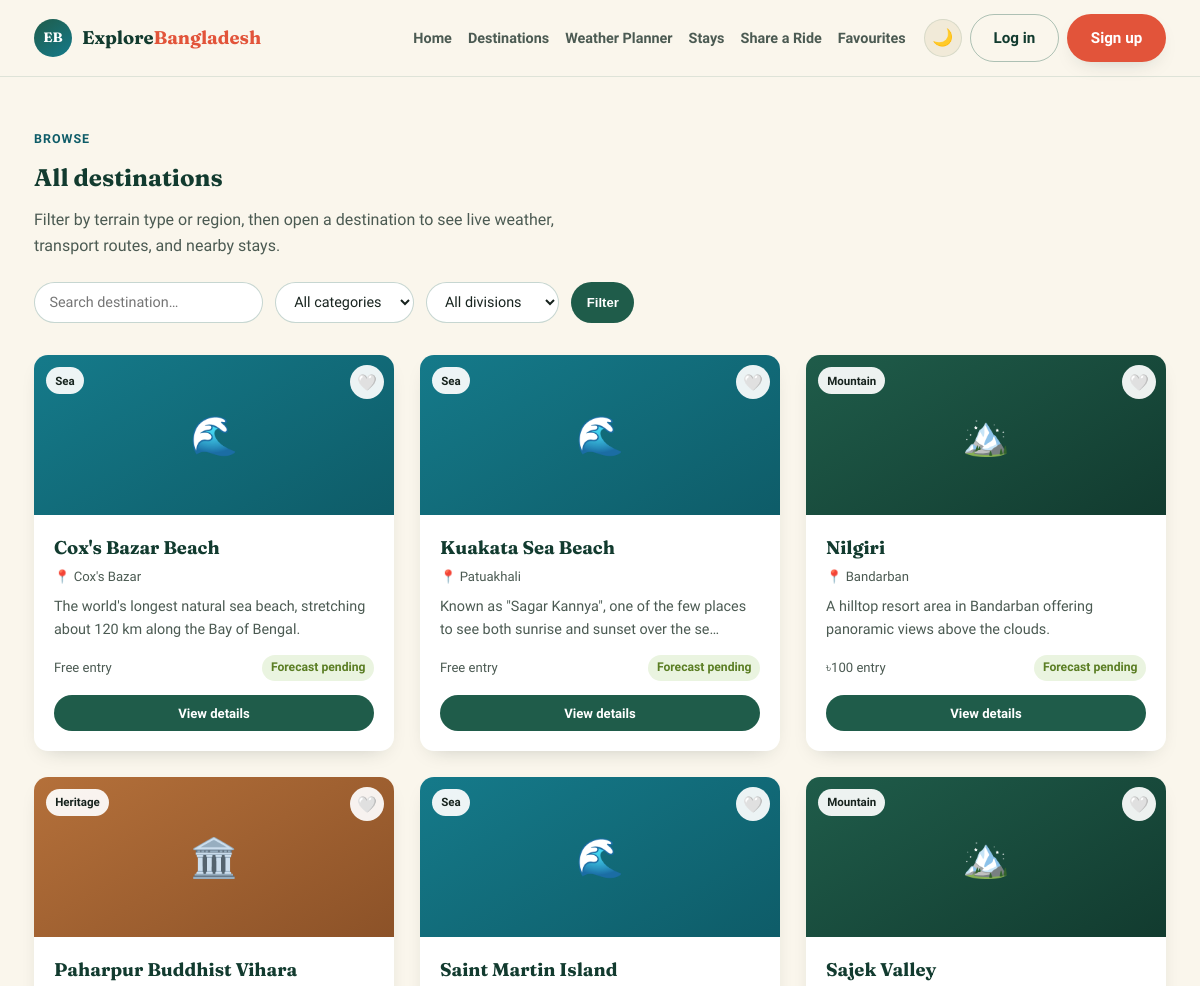
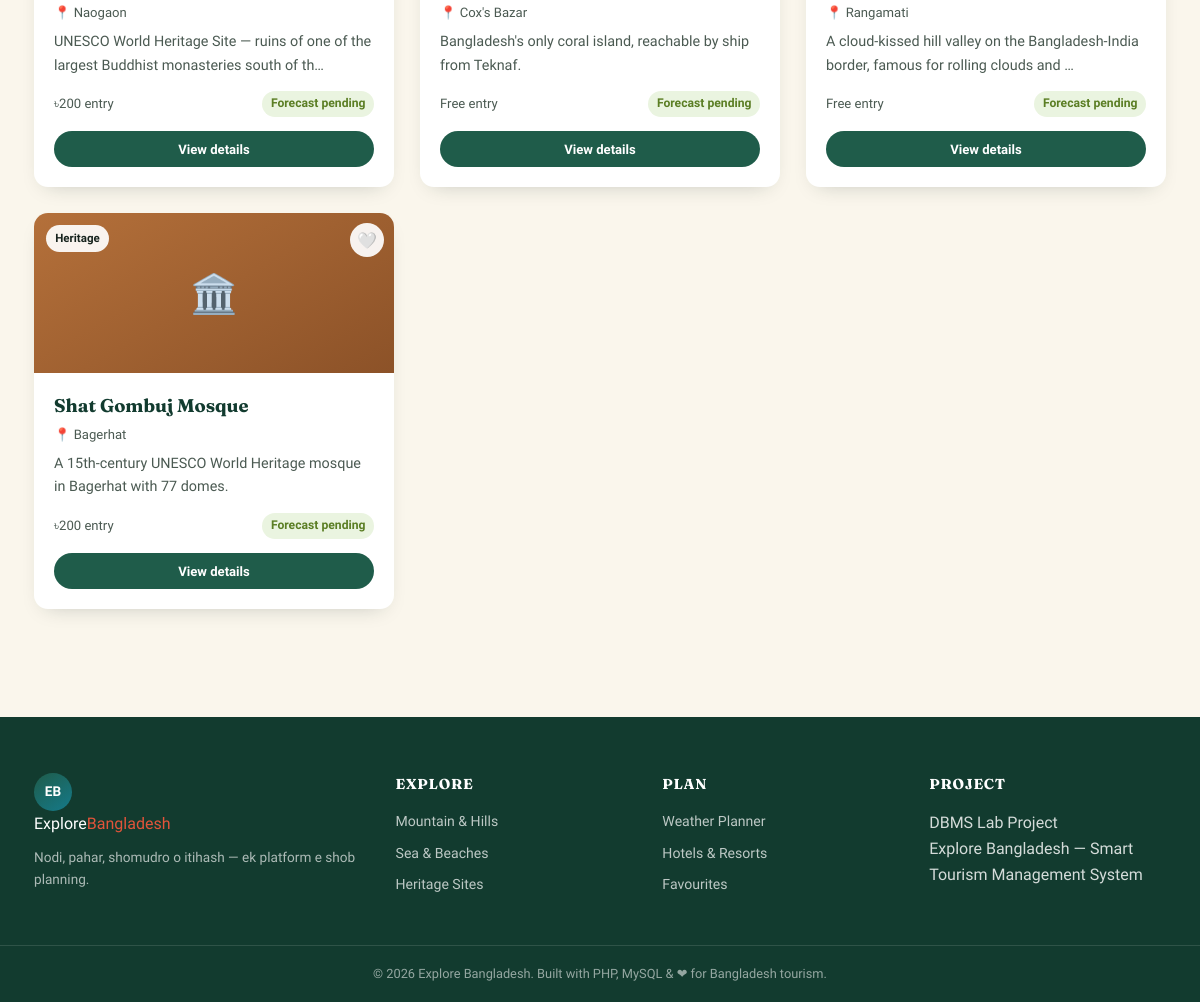
Page /destinations.php on the committed database (2 pictures, top to bottom).
### tables this page shows
CREATE TABLE destinations (
    destination_id   INT AUTO_INCREMENT PRIMARY KEY,
    name             VARCHAR(100) NOT NULL,
    category_id      INT NOT NULL,
    district_id      INT NOT NULL,
    description      TEXT,
    best_time_to_visit VARCHAR(150),
    entry_fee        DECIMAL(8,2) DEFAULT 0,
    opening_hours    VARCHAR(100),
    latitude         DECIMAL(10,7),                
    longitude        DECIMAL(10,7),
    map_link         VARCHAR(255),
    safety_tips      TEXT,
    is_outdoor       TINYINT(1) DEFAULT 1,          
    created_at       TIMESTAMP DEFAULT CURRENT_TIMESTAMP,
    FOREIGN KEY (category_id) REFERENCES categories(category_id),
    FOREIGN KEY (district_id) REFERENCES districts(district_id)
);

CREATE TABLE categories (
    category_id   INT AUTO_INCREMENT PRIMARY KEY,
    category_name VARCHAR(50) NOT NULL UNIQUE,    
    icon          VARCHAR(20)                     
);

CREATE TABLE districts (
    district_id   INT AUTO_INCREMENT PRIMARY KEY,
    district_name VARCHAR(50) NOT NULL,
    division_id   INT NOT NULL,
    FOREIGN KEY (division_id) REFERENCES divisions(division_id) ON DELETE CASCADE
);

### includes/functions.php (called while the page is built)
<?php
if (!function_exists('truncateText')) {
    function truncateText(string $text, int $length = 100, string $suffix = '…'): string
    {
        if (function_exists('mb_strimwidth')) {
            return mb_strimwidth($text, 0, $length, $suffix);
        }
        return strlen($text) > $length ? substr($text, 0, $length) . $suffix : $text;
    }
}

### destinations.php (the view, shortened to what this page needs)
<?php
require_once __DIR__ . '/config/db.php';
require_once __DIR__ . '/includes/functions.php';
$search     = trim($_GET['q'] ?? '');
$sql = "SELECT d.*, c.category_name, c.icon, dist.district_name, dist.division_id
        FROM destinations d
        JOIN categories c ON c.category_id = d.category_id
        JOIN districts dist ON dist.district_id = d.district_id
        WHERE 1=1";
$params = [];
$sql .= " ORDER BY d.name ASC";
$stmt = $pdo->prepare($sql);
$stmt->execute($params);
$destinations = $stmt->fetchAll();
include __DIR__ . '/includes/header.php';
?>
<section class="section-tight">
  <div class="container">
    <span class="eyebrow">Browse</span>
    <h2>All destinations</h2>
    <p style="color:var(--ink-soft); max-width:60ch;">Filter by terrain type or region, then open a destination to see live weather, transport routes, and nearby stays.</p>
    <form method="get" class="filter-bar" style="margin-top:24px;">
      <input type="text" name="q" placeholder="Search destination…" value="<?= htmlspecialchars($search) ?>">
      <select name="category" onchange="this.form.submit()">
        <option value="0">All categories</option>
      </select>
      <select name="division" onchange="this.form.submit()">
        <option value="0">All divisions</option>
      </select>
      <button type="submit" class="btn btn-forest btn-sm">Filter</button>
    </form>
    <?php if (empty($destinations)): ?>
      <div class="info-note">No destinations match those filters yet. Try clearing a filter.</div>
    <?php else: ?>
    <div class="destination-grid" style="margin-top:30px;">
      <?php foreach ($destinations as $d):
          $score = null;
      ?>
      <div class="dest-card">
        <div class="dest-media cat-<?= $d['category_id'] ?>">
          <?= $d['icon'] ?>
          <span class="dest-tag"><?= htmlspecialchars($d['category_name']) ?></span>
          <button class="fav-btn" data-dest-id="<?= $d['destination_id'] ?>">🤍</button>
        </div>
        <div class="dest-body">
          <h3><?= htmlspecialchars($d['name']) ?></h3>
          <div class="dest-loc">📍 <?= htmlspecialchars($d['district_name']) ?></div>
          <p class="dest-desc"><?= htmlspecialchars(truncateText($d['description'], 90)) ?></p>
          <div class="dest-meta">
            <span><?= $d['entry_fee'] > 0 ? '৳' . number_format($d['entry_fee']) . ' entry' : 'Free entry' ?></span>
            <?php if ($score !== null): $lbl = weatherScoreLabel($score); ?>
              <span class="weather-chip <?= $lbl['class'] ?>">● <?= $score ?>/100</span>
            <?php else: ?>
              <span class="weather-chip score-good">Forecast pending</span>
            <?php endif; ?>
          </div>
          <a href="/destination_details.php?id=<?= $d['destination_id'] ?>" class="btn btn-forest btn-block btn-sm">View details</a>
        </div>
      </div>
      <?php endforeach; ?>
    </div>
    <?php endif; ?>
  </div>
</section>
<?php include __DIR__ . '/includes/footer.php'; ?>

### css/style.css (style rules this page uses)
:root { --paper: #FAF6EC; --paper-dim: #F1EAD8; --ink: #17231E; --ink-soft: #4B5A52; --forest: #1F5C4A; --forest-dark:#123B2F; --river: #157A8A; --river-dark: #0E5C68; --clay: #B4703A; --clay-dark: #8C5228; --coral: #E2543A; --gold: #E3A33E; --surface: #FFFFFF; --surface-2: #F3F8F1; --surface-3: #FDF1EE; --header-bg: rgba(250,246,236,.92); --line-1: rgba(31,92,74,.12); --line-2: rgba(31,92,74,.25); --line-3: rgba(31,92,74,.35); --line-note: rgba(31,92,74,.3); --heading: var(--forest-dark); --heading-accent: var(--river-dark); --radius-lg: 22px; --radius-md: 14px; --radius-sm: 8px; --shadow-soft: 0 12px 30px -14px rgba(18, 40, 32, .35); --shadow-card: 0 8px 22px -12px rgba(18, 40, 32, .28); --font-display: "Fraunces", Georgia, serif; --font-body: "Hind Siliguri", "Segoe UI", sans-serif; }
* { box-sizing:border-box; }
html { scroll-behavior:smooth; }
body { margin:0; font-family:var(--font-body); background:var(--paper); color:var(--ink); line-height:1.6; }
a { color:inherit; text-decoration:none; }
h1,h2,h3,h4 { font-family:var(--font-display); color:var(--heading); margin:0 0 .4em; }
p { margin:0 0 1em; }
html { transition:background-color .2s ease; }
body, .site-header, .main-nav, .dest-card, .weather-tool, .filter-chip, .filter-bar select, .filter-bar input, .weather-form select, .weather-form input, .info-note, table.data-table, .user-pill, .advice-box, .btn-ghost { transition:background-color .2s ease, color .2s ease, border-color .2s ease; }
.container { max-width:1180px; margin:0 auto; padding:0 24px; }
.btn { display:inline-flex; align-items:center; justify-content:center; gap:.5em; padding:.72em 1.5em; border-radius:999px; font-weight:600; font-size:.95rem; border:1px solid transparent; cursor:pointer; transition:transform .15s ease, box-shadow .15s ease; }
.btn-forest { background:var(--forest); color:#fff; }
.btn-sm { padding:.5em 1.1em; font-size:.82rem; }
.btn-block { width:100%; }
.section-tight { padding:48px 0; }
.eyebrow { display:inline-block; font-weight:700; font-size:.78rem; letter-spacing:.08em; text-transform:uppercase; color:var(--heading-accent); margin-bottom:10px; }
.destination-grid { display:grid; grid-template-columns:repeat(auto-fill, minmax(270px,1fr)); gap:26px; }
.dest-card { background:var(--surface); border-radius:var(--radius-md); overflow:hidden; box-shadow:var(--shadow-card); display:flex; flex-direction:column; transition:transform .2s ease, box-shadow .2s ease; }
.dest-media { height:160px; position:relative; background:linear-gradient(150deg, var(--forest) 0%, var(--river) 100%); display:flex; align-items:center; justify-content:center; font-size:2.4rem; }
.dest-media.cat-1 { background:linear-gradient(150deg, var(--forest) 0%, var(--forest-dark) 100%); }
.dest-media.cat-2 { background:linear-gradient(150deg, var(--river) 0%, var(--river-dark) 100%); }
.dest-media.cat-3 { background:linear-gradient(150deg, var(--clay) 0%, var(--clay-dark) 100%); }
.dest-tag { position:absolute; top:12px; left:12px; background:rgba(255,255,255,.92); color:var(--ink); font-size:.72rem; font-weight:700; padding:.35em .8em; border-radius:999px; }
.fav-btn { position:absolute; top:10px; right:10px; width:34px; height:34px; border-radius:50%; background:rgba(255,255,255,.92); border:none; cursor:pointer; font-size:1rem; display:flex; align-items:center; justify-content:center; }
.dest-body { padding:18px 20px 20px; display:flex; flex-direction:column; flex:1; }
.dest-body h3 { font-size:1.15rem; margin-bottom:.15em; }
.dest-loc { font-size:.82rem; color:var(--ink-soft); margin-bottom:.6em; display:flex; align-items:center; gap:6px; }
.dest-desc { font-size:.9rem; color:var(--ink-soft); flex:1; margin-bottom:14px; }
.dest-meta { display:flex; justify-content:space-between; align-items:center; font-size:.82rem; color:var(--ink-soft); margin-bottom:14px; }
.weather-chip { display:inline-flex; align-items:center; gap:5px; padding:.3em .7em; border-radius:999px; font-size:.76rem; font-weight:700; }
.score-good { background:#EAF4E0; color:#5B7E24; }
.filter-bar { display:flex; gap:12px; flex-wrap:wrap; margin-bottom:32px; }
.filter-bar select, .filter-bar input { padding:.7em 1em; border-radius:999px; border:1px solid var(--line-2); font-family:var(--font-body); background:var(--surface); color:var(--ink); font-size:.9rem; }

### rows in the picture
destinations: category.icon "🌊", category.category_name "Sea", name "Cox's Bazar Beach", district.district_name "Cox's Bazar", description "The world's longest natural sea beach, stretching about 120 km along the Bay of Bengal.", entry_fee "Free entry"
destinations: category.icon "🌊", category.category_name "Sea", name "Kuakata Sea Beach", district.district_name "Patuakhali", description "Known as \"Sagar Kannya\", one of the few places to see both sunrise and sunset over the se…", entry_fee "Free entry"
destinations: category.icon "🏔️", category.category_name "Mountain", name "Nilgiri", district.district_name "Bandarban", description "A hilltop resort area in Bandarban offering panoramic views above the clouds.", entry_fee "100"
destinations: category.icon "🏛️", category.category_name "Heritage", name "Paharpur Buddhist Vihara", district.district_name "Naogaon", description "UNESCO World Heritage Site — ruins of one of the largest Buddhist monasteries south of th…", entry_fee "200"
destinations: category.icon "🌊", category.category_name "Sea", name "Saint Martin Island", district.district_name "Cox's Bazar", description "Bangladesh's only coral island, reachable by ship from Teknaf.", entry_fee "Free entry"
destinations: category.icon "🏔️", category.category_name "Mountain", name "Sajek Valley", district.district_name "Rangamati", description "A cloud-kissed hill valley on the Bangladesh-India border, famous for rolling clouds and …", entry_fee "Free entry"
destinations: category.icon "🏛️", category.category_name "Heritage", name "Shat Gombuj Mosque", district.district_name "Bagerhat", description "A 15th-century UNESCO World Heritage mosque in Bagerhat with 77 domes.", entry_fee "200"
